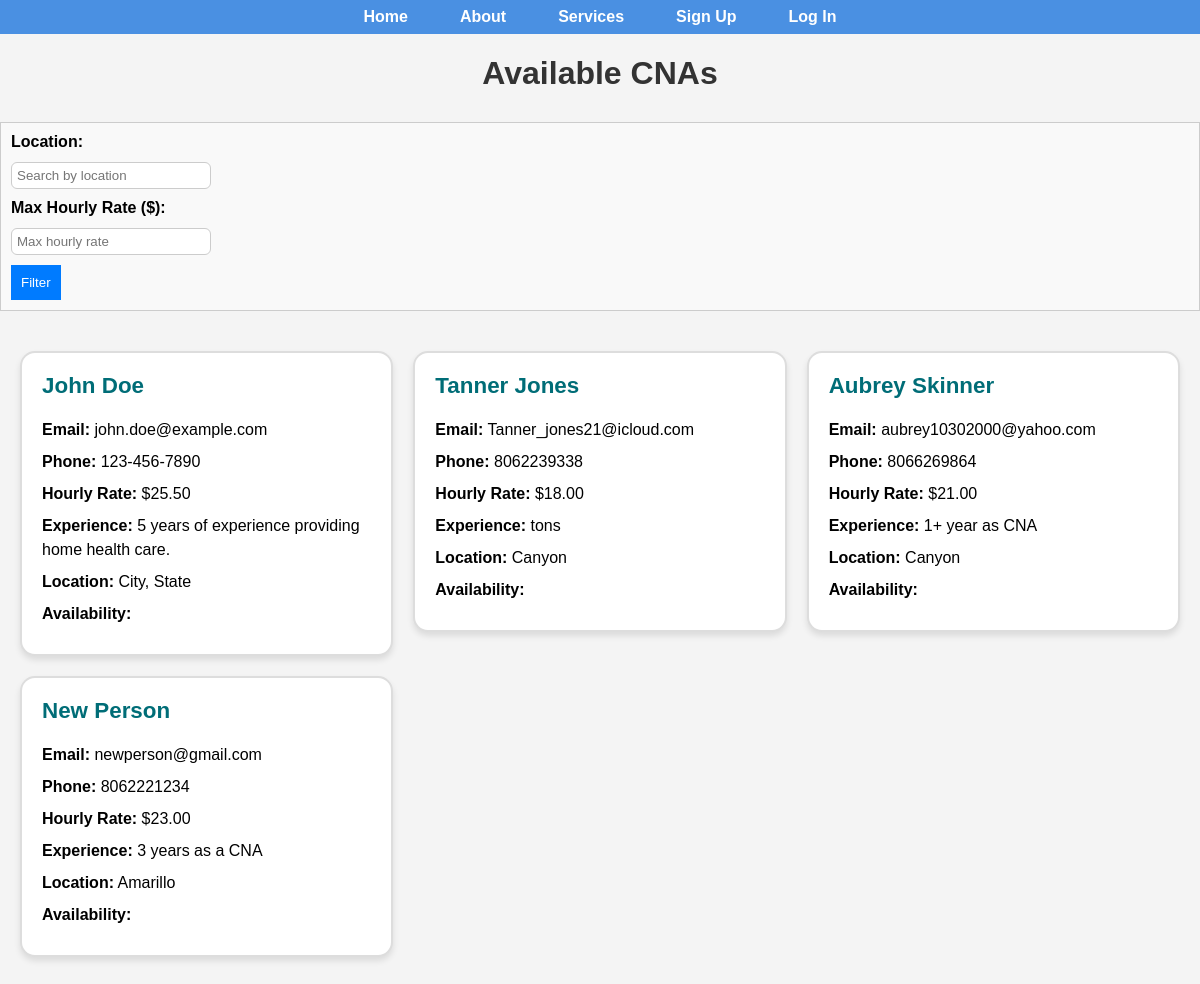
Before: /cna-list/ with the older database file.
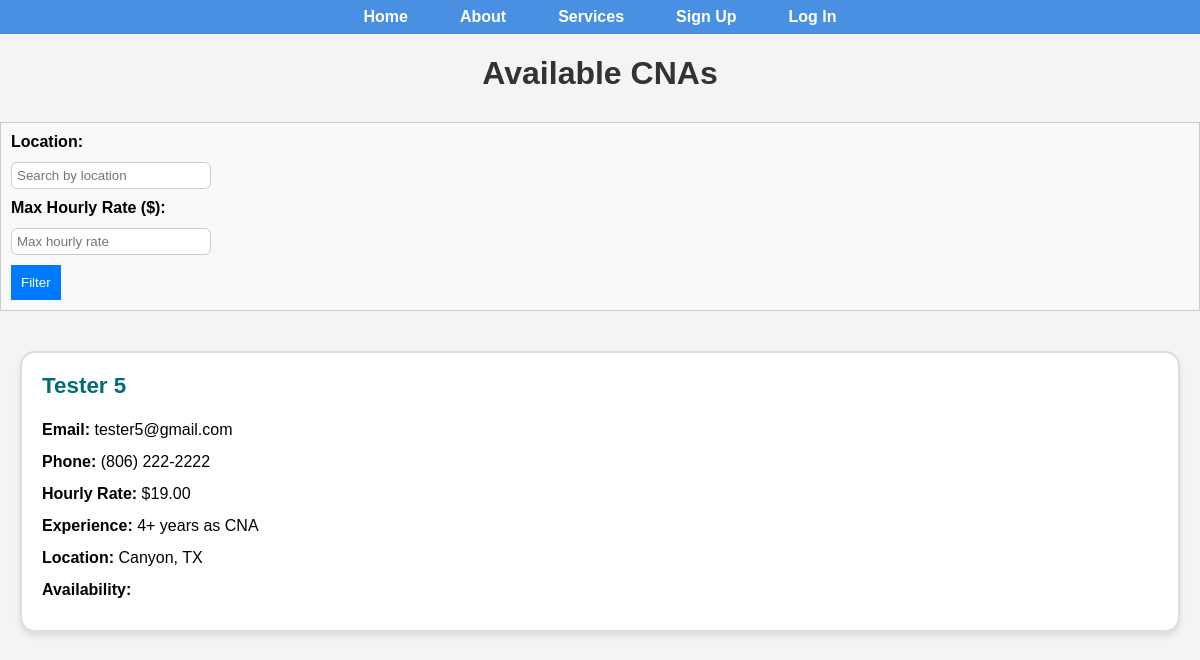
After: the same page with the newer database file.
### core/models.py (models this page shows, shortened)
class CNAListing(models.Model):
    user = models.ForeignKey(settings.AUTH_USER_MODEL, on_delete=models.CASCADE, related_name='listings')  # <-- ADD THIS LINE
    first_name = models.CharField(max_length=100)
    last_name = models.CharField(max_length=100)
    email = models.EmailField()
    phone_number = models.CharField(max_length=15)
    hourly_rate = models.DecimalField(max_digits=5, decimal_places=2)
    experience = models.TextField()
    location = models.CharField(max_length=255)
    availability = models.TextField()

### core/views.py (the view)
# urls.py: path('cna-list/', views.cna_list, name='cna_list'),
def cna_list(request):
    location_filter = request.GET.get('location', '')
    experience_filter = request.GET.get('experience', '')
    hourly_rate_filter = request.GET.get('hourly_rate', '')
    cnas = CNAListing.objects.all()
    if location_filter:
        cnas = cnas.filter(location__icontains=location_filter)
    if experience_filter:
        cnas = cnas.filter(experience__icontains=experience_filter)
    if hourly_rate_filter:
        try:
            cnas = cnas.filter(hourly_rate__lte=float(hourly_rate_filter))
        except ValueError:
            pass  # If the filter is not a valid number, ignore the filter
    return render(request, 'cna_list.html', {'cnas': cnas})

### templates/cna_list.html
{% extends 'base.html' %}
{% block content %}
<h1 class="page-title">Available CNAs</h1>
<div class="filter-form">
  <form method="GET" action="{% url 'cna_list' %}">
    <div class="form-group">
      <label for="location">Location:</label>
      <input type="text" id="location" name="location" placeholder="Search by location" value="{{ request.GET.location }}">
    </div>
    <div class="form-group">
      <label for="hourly_rate">Max Hourly Rate ($):</label>
      <input type="number" id="hourly_rate" name="hourly_rate" placeholder="Max hourly rate" value="{{ request.GET.hourly_rate }}">
    </div>
    <button type="submit" class="submit-btn">Filter</button>
  </form>
</div>
<div class="cna-container">
  {% for cna in cnas %}
  <a href="{% url 'contact_cna' cna.id %}" class="cna-link">
    <div class="cna-card">
      <h2>{{ cna.first_name }} {{ cna.last_name }}</h2>
      <p><strong>Email:</strong> {{ cna.email }}</p>
      <p><strong>Phone:</strong> {{ cna.phone_number }}</p>
      <p><strong>Hourly Rate:</strong> ${{ cna.hourly_rate }}</p>
      <p><strong>Experience:</strong> {{ cna.experience }}</p>
      <p><strong>Location:</strong> {{ cna.location }}</p>
      <p><strong>Availability:</strong> {{ cna.availability|json_script:"availability" }}</p>
    </div>
  </a>
  {% empty %}
  <p>No CNAs are currently available.</p>
  {% endfor %}
</div>
{% endblock %}

### templates/base.html (shortened to what this page needs)
{% load static %}
<!DOCTYPE html>
<html lang="en">
<head>
  <link rel="stylesheet" href="{% static 'css/styles.css' %}">
</head>
<body class="home-container">
  <header>
    <nav class="site-nav">
      <ul>
        <li><a href="{% url 'home' %}">Home</a></li>
        <li><a href="{% url 'about' %}">About</a></li>
        <li><a href="{% url 'services' %}">Services</a></li>
        {% if user.is_authenticated %}
          {% if user.is_cna %}
            <li><a href="{% url 'create_listing' %}">Create Listing</a></li>
          {% elif user.is_client %}
            <li><a href="{% url 'cna_list' %}">Browse Available CNAs</a></li>
          {% endif %}
          <li><a href="{% url 'contact' %}">Contact</a></li>
          <li><a href="{% url 'notifications' %}">Notifications</a></li>
          <form action="{% url 'logout' %}" method="post" style="display: inline;">
            {% csrf_token %}
            <li><button type="submit" style="background:none; border:none; color:blue; cursor:pointer;">Log Out</button></li>
          </form>
          <li>Logged in as {{ user.username }}</li>
        {% else %}
          <li><a href="{% url 'register' %}">Sign Up</a></li>
          <li><a href="{% url 'login' %}">Log In</a></li>
        {% endif %}
      </ul>
    </nav>
  </header>
  <main>
    {% block content %}{% endblock %}
  </main>
</body>
</html>

### static/css/styles.css (style rules this page uses)
html, body { height: 100%; font-family: Arial, sans-serif; margin: 0; background-color: #f4f4f4; display: flex; flex-direction: column; }
main { flex: 1; padding-bottom: 20px; }
.site-nav { background-color: #4a90e2; }
.site-nav ul { display: flex; list-style: none; margin: 0; padding: 0.5rem 1rem; justify-content: center; }
.site-nav li { margin: 0 1rem; }
.site-nav a { color: white; text-decoration: none; font-weight: bold; padding: 10px; }
.page-title { text-align: center; margin-bottom: 30px; font-size: 2rem; color: #333; }
.cna-container { display: grid; grid-template-columns: repeat(auto-fit, minmax(300px, 1fr)); gap: 20px; padding: 20px; }
.cna-card { background-color: #ffffff; border: 2px solid #ddd; border-radius: 15px; padding: 20px; box-shadow: 0 4px 6px rgba(0, 0, 0, 0.1); transition: transform 0.3s ease-in-out, border-color 0.3s ease, box-shadow 0.3s ease; }
.cna-card h2 { margin-top: 0; color: #006d77; font-size: 1.4rem; }
.cna-card p { margin: 8px 0; line-height: 1.5; }
.cna-container .cna-card { background-color: #ffffff; border: 2px solid #ddd !important; border-radius: 15px; padding: 20px; box-shadow: 0 4px 6px rgba(0, 0, 0, 0.1); transition: transform 0.3s ease-in-out, border-color 0.3s ease, box-shadow 0.3s ease; }
.cna-link { text-decoration: none; color: inherit; }
.form-group { margin-bottom: 18px; text-align: left; }
.form-group label { display: block; margin-bottom: 6px; font-weight: 600; }
.form-group input { width: 100%; padding: 10px; border-radius: 6px; border: 1px solid #ccc; box-sizing: border-box; }
.filter-form { margin-bottom: 20px; padding: 10px; border: 1px solid #ccc; background-color: #f9f9f9; }
.filter-form .form-group { margin-bottom: 10px; }
.filter-form input { width: 200px; padding: 5px; margin-top: 5px; }
.filter-form button { padding: 10px; background-color: #007bff; color: white; border: none; cursor: pointer; }

Changed rows visible on the page:
removed CNAListing: first_name "John", last_name "Doe", email "john.doe@example.com", phone_number "123-456-7890", hourly_rate "25.50", experience "5 years of experience providing home health care.", location "City, State"
removed CNAListing: first_name "Tanner", last_name "Jones", email "Tanner_jones21@icloud.com", phone_number "8062239338", hourly_rate "18.00", experience "tons", location "Canyon"
removed CNAListing: first_name "Aubrey", last_name "Skinner", email "aubrey10302000@yahoo.com", phone_number "8066269864", hourly_rate "21.00", experience "1+ year as CNA", location "Canyon"
removed CNAListing: first_name "New", last_name "Person", email "newperson@gmail.com", phone_number "8062221234", hourly_rate "23.00", experience "3 years as a CNA", location "Amarillo"
added CNAListing: first_name "Tester", last_name "5", email "tester5@gmail.com", phone_number "(806) 222-2222", hourly_rate "19.00", experience "4+ years as CNA", location "Canyon, TX"
